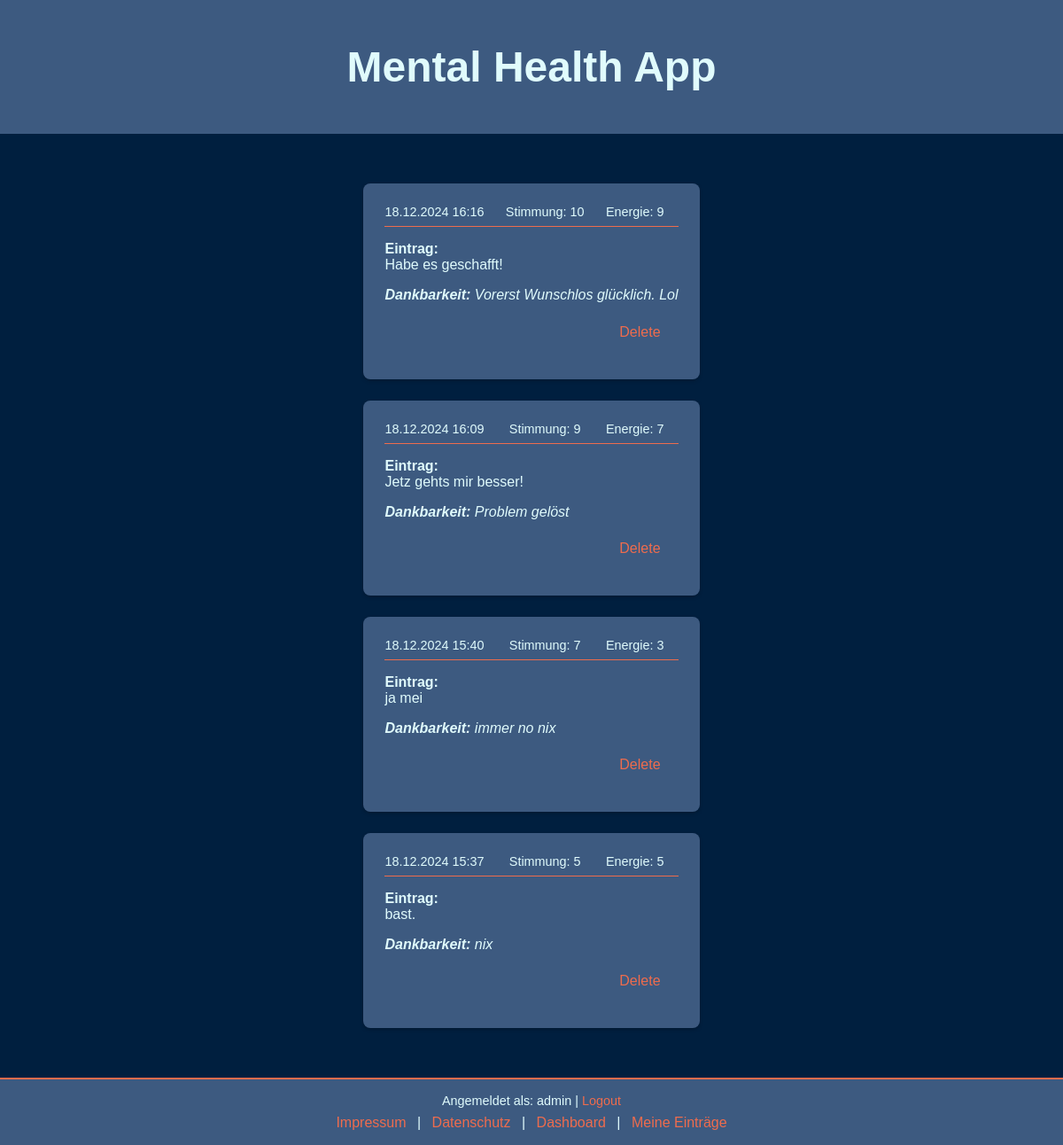
The app's page /journal_entries (signed in), older data.
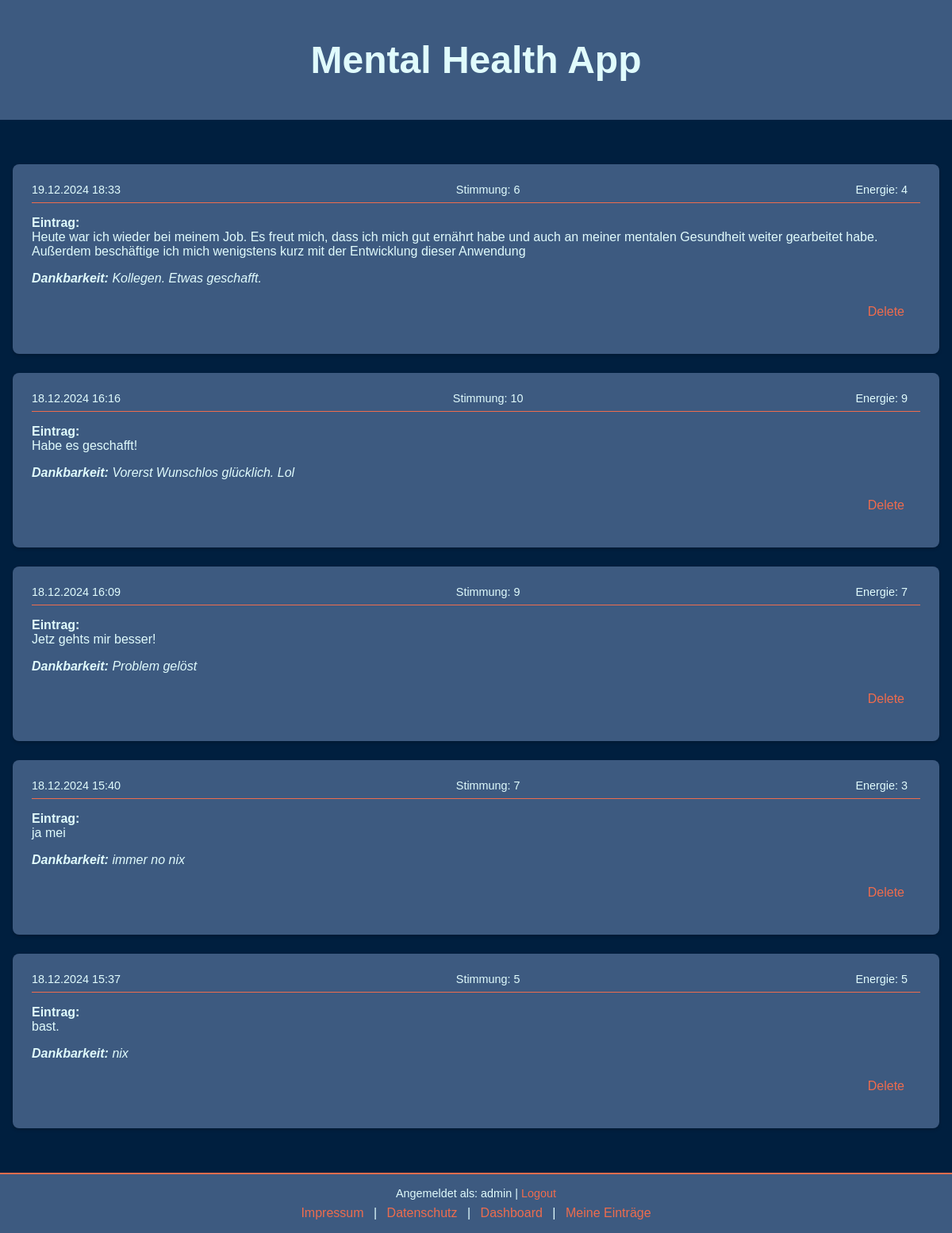
The same page, newer data.
### app.py (models this page shows)
class JournalEntry(db.Model):
    id = db.Column(db.Integer, primary_key=True)
    user_id = db.Column(db.Integer, db.ForeignKey('user.id'), nullable=False)
    entry = db.Column(db.Text, nullable=False)
    mood = db.Column(db.Integer, nullable=True)  # Stimmung als Zahl (1-10)
    energy = db.Column(db.Integer, nullable=True)  # Energielevel als Zahl (1-10)
    gratitude = db.Column(db.String(255), nullable=True)  # Optionales Feld für Dankbarkeit
    created_at = db.Column(db.DateTime, default=db.func.current_timestamp())
    user = db.relationship('User', backref=db.backref('journal_entries', lazy=True))

class User(UserMixin, db.Model):
    id = db.Column(db.Integer, primary_key=True)
    username = db.Column(db.String(80), unique=True, nullable=False)
    email = db.Column(db.String(120), unique=True, nullable=False)
    password = db.Column(db.String(200), nullable=False)

### app.py (the view)
@app.route("/journal_entries")
@login_required
def journal_entries():
    entries = JournalEntry.query.filter_by(user_id=current_user.id).order_by(JournalEntry.created_at.desc()).all()
    return render_template("journal_entries.html", entries=entries)

### app.py (called while the page is built)
@login_manager.user_loader
def load_user(user_id):
    return User.query.get(int(user_id))

### templates/journal_entries.html (shortened to what this page needs)
{% extends "header.html" %}  {% block content %}
<main>
  {% if entries %}
  <ul class="entry-list">
    {% for entry in entries %}
    <li class="entry">
      <div class="entry-header">
        <span class="entry-date"
          >{{ entry.created_at.strftime('%d.%m.%Y %H:%M') }}</span
        >
        <span class="entry-mood">Stimmung: {{ entry.mood }}</span>
        <span class="entry-energy">Energie: {{ entry.energy }}</span>
      </div>
      <div class="entry-content">
        <p><strong>Eintrag:</strong></p>
        <p>{{ entry.entry }}</p>
      </div>
      {% if entry.gratitude %}
      <div class="entry-gratitude">
        <p><strong>Dankbarkeit:</strong> {{ entry.gratitude }}</p>
      </div>
      {% endif %}
      <form
        method="POST"
        action="{{ url_for('delete_entry', entry_id=entry.id) }}"
        class="delete-form"
      >
        <button type="submit" class="delete-button">Delete</button>
      </form>
    </li>
    {% endfor %}
  </ul>
  {% else %}
  <p>Du hast noch keine Tagebucheinträge erstellt.</p>
  {% endif %}
</main>
{% endblock %}

### templates/header.html (shortened to what this page needs)
<!DOCTYPE html>
<html lang="en">
  <head>
    <link
      rel="stylesheet"
      href="{{ url_for('static', filename='css/styles.css') }}"
    />
  </head>
  <body>
    <header>
      <h1>Mental Health App</h1>
    </header>
    {% block content %}{% endblock %}
    <footer>
      <div class="user-info">
        {% if current_user.is_authenticated %} Angemeldet als: {{
        current_user.username }} |
        <a href="{{ url_for('logout') }}">Logout</a>
        {% else %} Nicht angemeldet {% endif %}
      </div>
      <div class="links">
        <a href="/impressum">Impressum</a> |
        <a href="/datenschutz">Datenschutz</a>
        {% if current_user.is_authenticated %} |
        <a href="{{ url_for('dashboard') }}">Dashboard</a> |
        <a href="{{ url_for('journal_entries') }}">Meine Einträge</a>
        {% endif %}
      </div>
    </footer>
  </body>
</html>

### static/css/styles.css (style rules this page uses)
:root { --blau-dunkel: #001f3f; --graublau: #3d5a80; --kontrast: #ee6c4d; --text-hell: #e0fbfc; }
html, body { height: 100%; margin: 0; font-family: Arial, sans-serif; display: flex; flex-direction: column; background-color: var(--blau-dunkel); color: var(--text-hell); }
header { background-color: var(--graublau); padding: 1rem; text-align: center; color: var(--text-hell); font-size: 1.5rem; flex-shrink: 0; }
main { flex: 1; display: flex; justify-content: center; align-items: center; padding: 1rem; }
footer { background-color: var(--graublau); color: var(--text-hell); text-align: center; padding: 1rem 0; border-top: 2px solid var(--kontrast); flex-shrink: 0; }
footer .user-info { margin-bottom: 0.5rem; font-size: 0.9rem; }
footer .links a { color: var(--kontrast); margin: 0 0.5rem; text-decoration: none; }
a { color: var(--kontrast); text-decoration: none; }
button { padding: 10px 20px; margin: 10px 0; font-size: 1rem; color: var(--text-hell); background-color: var(--graublau); border: none; border-radius: 5px; cursor: pointer; transition: background-color 0.2s ease-in-out; }
.entry-list { list-style-type: none; padding: 0; }
.entry { background-color: var(--graublau); color: var(--text-hell); margin: 1.5rem auto; padding: 1.5rem; border-radius: 8px; box-shadow: 0 2px 4px rgba(0, 0, 0, 0.2); }
.entry-header { display: flex; justify-content: space-between; border-bottom: 1px solid var(--kontrast); padding-bottom: 0.5rem; margin-bottom: 1rem; font-size: 0.9rem; }
.entry-header span { margin-right: 1rem; }
.entry-content p { margin: 0.5rem 0; }
.entry-gratitude { margin-top: 1rem; font-style: italic; color: var(--kontrast); }
.entry-gratitude p { color: var(--text-hell); margin: 0.5rem 0; }
.entry p { margin: 0; }
.delete-form { text-align: right; margin-top: 0.2rem; }
.delete-button { background: none; border: none; color: var(--kontrast); font-size: 1rem; cursor: pointer; transition: color 0.1s ease-in-out; }

Row changes from the older to the newer data that the page shows:
added JournalEntry: created_at "19.12.2024 18:33", mood "6", energy "4", entry "Heute war ich wieder bei meinem Job. Es freut mich, dass ich mich gut ernährt habe und auch an meiner mentalen Gesundheit weiter gearbeitet habe. Außerdem beschäftige ich mich wenigstens kurz mit der Entwicklung dieser Anwendung", gratitude "Kollegen. Etwas geschafft."
